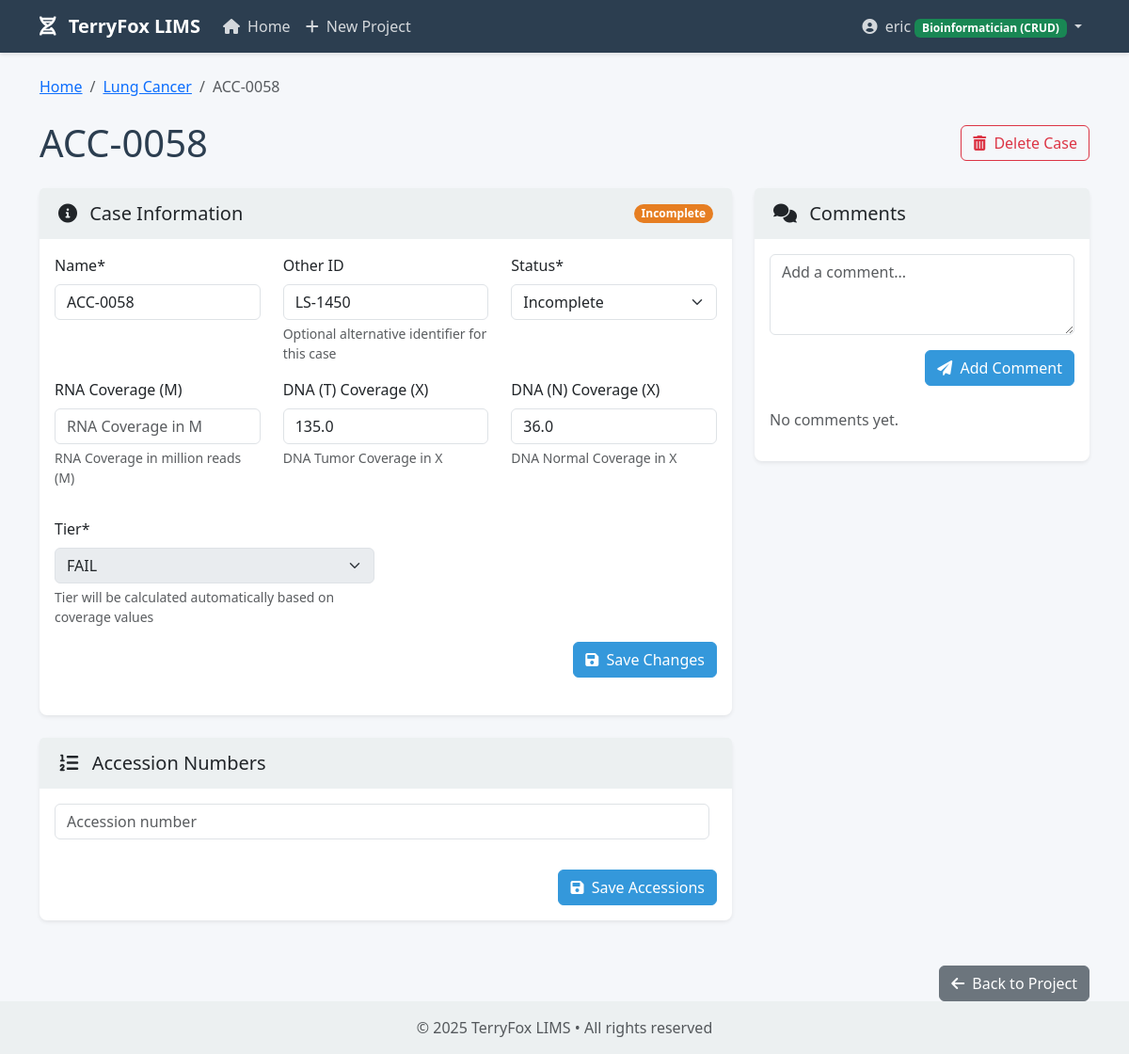
The page /cases/614/ (signed in) on the database its author committed.
### core/models.py (models this page shows, shortened)
class Project(models.Model):
    name = models.CharField(max_length=255)
    description = models.TextField(blank=True)
    project_lead = models.ForeignKey(
        ProjectLead,
        on_delete=models.SET_NULL,
        null=True,
        blank=True,
        related_name='projects',
        verbose_name=_('Project Lead')
    )
    created_at = models.DateTimeField(auto_now_add=True)
    updated_at = models.DateTimeField(auto_now=True)
    created_by = models.ForeignKey(User, on_delete=models.CASCADE, related_name='created_projects')

class Case(models.Model):
    STATUS_CREATED = 'created'
    STATUS_RECEIVED = 'received'
    STATUS_INCOMPLETE = 'incomplete'
    STATUS_UNKNOWN = 'unknown'
    STATUS_LIBRARY_PREPPED = 'library_prepped'
    STATUS_SEQUENCED = 'sequenced'
    STATUS_TRANSFERRED = 'transferred_to_nfl'
    STATUS_BIOINFO = 'bioinfo_analysis'
    STATUS_COMPLETED = 'completed'
    STATUS_CHOICES = [
        (STATUS_CREATED, _('Created')),
        (STATUS_RECEIVED, _('Received')),
        (STATUS_INCOMPLETE, _('Incomplete')),
        (STATUS_UNKNOWN, _('Unknown')),
        (STATUS_LIBRARY_PREPPED, _('Library Prepped')),
        (STATUS_SEQUENCED, _('Sequenced')),
        (STATUS_TRANSFERRED, _('Transferred to NFL')),
        (STATUS_BIOINFO, _('Bioinfo Analysis')),
        (STATUS_COMPLETED, _('Completed')),
    ]
    TIER_A = 'A'
    TIER_B = 'B'
    TIER_FA = 'FAIL'
    TIER_CHOICES = [
        (TIER_A, _('A')),
        (TIER_B, _('B')),
        (TIER_FA, _('FAIL')),
    ]
    project = models.ForeignKey(Project, on_delete=models.CASCADE, related_name='cases')
    name = models.CharField(max_length=255)
    other_id = models.CharField(max_length=255, blank=True, null=True, verbose_name=_('Other ID'))
    status = models.CharField(max_length=50, choices=STATUS_CHOICES, default=STATUS_RECEIVED)
    rna_coverage = models.FloatField(null=True, blank=True, verbose_name=_('RNA Coverage (M)'))
    dna_t_coverage = models.FloatField(null=True, blank=True, verbose_name=_('DNA (T) Coverage (X)'))
    dna_n_coverage = models.FloatField(null=True, blank=True, verbose_name=_('DNA (N) Coverage (X)'))
    tier = models.CharField(max_length=4, choices=TIER_CHOICES, default=TIER_A)
    created_at = models.DateTimeField(auto_now_add=True)
    updated_at = models.DateTimeField(auto_now=True)

### core/views.py (the view, shortened to what this page needs)
# urls.py: path('cases/<int:case_id>/', views.case_detail, name='case_detail'),
@login_required
def case_detail(request, case_id):
    case = get_object_or_404(Case, id=case_id)
    comments = case.comments.all().order_by('-created_at')
    accessions = case.accessions.all()
    can_edit = request.user.groups.filter(name='Bioinformatician').exists() or request.user.is_superuser
    comment_form = None
    case_form = None
    accession_formset = None
    if can_edit:
        if comment_form is None:
            comment_form = CommentForm()
        if case_form is None:
            case_form = CaseForm(instance=case)
        if accession_formset is None:
            accession_formset = AccessionFormSet(instance=case)
    return render(request, 'core/case_detail.html', {
        'case': case,
        'project': case.project,
        'comments': comments,
        'accessions': accessions,
        'can_edit': can_edit,
        'comment_form': comment_form,
        'case_form': case_form,
        'accession_formset': accession_formset,
    })

### core/forms.py
class CommentForm(forms.ModelForm):
    class Meta:
        model = Comment
        fields = ['text']
        widgets = {
            'text': forms.Textarea(attrs={'class': 'form-control', 'rows': 3, 'placeholder': _('Add a comment...')}),
        }
        labels = {
            'text': '',
        }

### templates/core/case_detail.html (shortened to what this page needs)
{% extends 'base.html' %}
{% load crispy_forms_tags %}
{% block content %}
<nav aria-label="breadcrumb" class="mb-4">
    <ol class="breadcrumb">
        <li class="breadcrumb-item"><a href="{% url 'home' %}">Home</a></li>
        <li class="breadcrumb-item"><a href="{% url 'project_detail' project_id=project.id %}">{{ project.name }}</a></li>
        <li class="breadcrumb-item active">{{ case.name }}</li>
    </ol>
</nav>
<div class="d-flex justify-content-between align-items-center mb-4">
    <h1 class="mb-0">{{ case.name }}</h1>
    <div>
        {% if can_edit %}
        <a href="{% url 'case_delete' case_id=case.id %}" class="btn btn-outline-danger">
            <i class="fas fa-trash-alt me-1"></i> Delete Case
        </a>
        {% endif %}
    </div>
</div>
<div class="row">
    <div class="col-lg-8 mb-4">
        <div class="card shadow-sm mb-4">
            <div class="card-header">
                <div class="d-flex justify-content-between align-items-center">
                    <h5 class="mb-0"><i class="fas fa-info-circle me-2"></i> Case Information</h5>
                    <span class="badge badge-{{ case.status }} rounded-pill">{{ case.get_status_display }}</span>
                </div>
            </div>
            <div class="card-body">
                {% if can_edit %}
                <form method="post" class="mb-4">
                    <div class="row">
                        <div class="col-md-4">
                            {{ case_form.name|as_crispy_field }}
                        </div>
                        <div class="col-md-4">
                            {{ case_form.other_id|as_crispy_field }}
                        </div>
                        <div class="col-md-4">
                            {{ case_form.status|as_crispy_field }}
                        </div>
                    </div>
                    <div class="row mb-3">
                        <div class="col-md-4">
                            {{ case_form.rna_coverage|as_crispy_field }}
                        </div>
                        <div class="col-md-4">
                            {{ case_form.dna_t_coverage|as_crispy_field }}
                        </div>
                        <div class="col-md-4">
                            {{ case_form.dna_n_coverage|as_crispy_field }}
                        </div>
                    </div>
                    <div class="row">
                        <div class="col-md-6">
                            {{ case_form.tier|as_crispy_field }}
                        </div>
                    </div>
                    <div class="text-end">
                        <button type="submit" class="btn btn-primary">
                            <i class="fas fa-save me-1"></i> Save Changes
                        </button>
                    </div>
                </form>
                {% endif %}
            </div>
        </div>
        <div class="card shadow-sm mb-4">
            <div class="card-header">
                <h5 class="mb-0"><i class="fas fa-list-ol me-2"></i> Accession Numbers</h5>
            </div>
            <div class="card-body">
                {% if can_edit %}
                <form method="post">
                    <div id="accession-forms">
                        {% for form in accession_formset %}
                            <div class="accession-form mb-2 {% if form.instance.pk %}border-start border-primary ps-2{% endif %}">
                                <div class="d-flex">
                                    <div class="flex-grow-1">
                                        {{ form.accession_number|as_crispy_field }}
                                    </div>
                                </div>
                            </div>
                        {% endfor %}
                    </div>
                    <div class="text-end mt-3">
                        <button type="submit" class="btn btn-primary">
                            <i class="fas fa-save me-1"></i> Save Accessions
                        </button>
                    </div>
                </form>
                {% endif %}
            </div>
        </div>
    </div>
    <div class="col-lg-4 mb-4">
        <div class="card shadow-sm mb-4">
            <div class="card-header">
                <h5 class="mb-0"><i class="fas fa-comments me-2"></i> Comments</h5>
            </div>
            <div class="card-body">
                {% if can_edit %}
                <form method="post" class="mb-4">
                    {{ comment_form|crispy }}
                    <div class="text-end">
                        <button type="submit" class="btn btn-primary">
                            <i class="fas fa-paper-plane me-1"></i> Add Comment
                        </button>
                    </div>
                </form>
                {% endif %}
                <div class="comments-container">
                    {% if comments %}
                        {% for comment in comments %}
                        <div class="comment mb-3">
                            <div class="comment-header">
                                <span>{{ comment.user.get_full_name|default:comment.user.username }}</span>
                                <span class="comment-time">{{ comment.created_at|date:"M d, Y H:i" }}</span>
                            </div>
                            <div class="comment-body">
                                {{ comment.text|linebreaks }}
                            </div>
                        </div>
                        {% endfor %}
                    {% else %}
                        <p class="text-muted">No comments yet.</p>
                    {% endif %}
                </div>
            </div>
        </div>
    </div>
</div>
<div class="text-end">
    <a href="{% url 'project_detail' project_id=project.id %}" class="btn btn-secondary">
        <i class="fas fa-arrow-left me-1"></i> Back to Project
    </a>
</div>
{% endblock %}

### templates/base.html (shortened to what this page needs)
<!DOCTYPE html>
<html lang="en">
<head>
    <link href="https://cdn.jsdelivr.net/npm/bootstrap@5.3.0/dist/css/bootstrap.min.css" rel="stylesheet">
    <link rel="stylesheet" href="https://cdnjs.cloudflare.com/ajax/libs/font-awesome/6.0.0/css/all.min.css">
</head>
<body>
    <nav class="navbar navbar-expand-lg navbar-dark bg-dark mb-4">
        <div class="container">
            <a class="navbar-brand" href="{% url 'home' %}">
                <i class="fas fa-dna me-2"></i> TerryFox LIMS
            </a>
            <div class="collapse navbar-collapse" id="navbarNav">
                <ul class="navbar-nav me-auto">
                    <li class="nav-item">
                        <a class="nav-link" href="{% url 'home' %}">
                            <i class="fas fa-home me-1"></i> Home
                        </a>
                    </li>
                    {% if user.is_superuser or user.groups.all.0.name == 'Bioinformatician' %}
                    <li class="nav-item">
                        <a class="nav-link" href="{% url 'project_create' %}">
                            <i class="fas fa-plus me-1"></i> New Project
                        </a>
                    </li>
                    {% endif %}
                </ul>
                <ul class="navbar-nav">
                    {% if user.is_authenticated %}
                    <li class="nav-item dropdown">
                        <a class="nav-link dropdown-toggle" href="#" id="userDropdown" role="button" data-bs-toggle="dropdown">
                            <i class="fas fa-user-circle me-1"></i> {{ user.username }}
                            {% if user.is_superuser %}
                                <span class="badge bg-danger">Admin</span>
                            {% elif user.groups.all.0.name == 'PI' %}
                                <span class="badge bg-primary">PI (View Only)</span>
                            {% elif user.groups.all.0.name == 'Bioinformatician' %}
                                <span class="badge bg-success">Bioinformatician (CRUD)</span>
                            {% endif %}
                        </a>
                    </li>
                    {% else %}
                    <li class="nav-item">
                        <a class="nav-link" href="{% url 'login' %}">
                            <i class="fas fa-sign-in-alt me-1"></i> Login
                        </a>
                    </li>
                    {% endif %}
                </ul>
            </div>
        </div>
    </nav>
    <div class="container">
        {% block content %}{% endblock %}
    </div>
    <footer class="footer mt-auto py-3">
        <div class="container text-center">
            <span class="text-muted">© {% now "Y" %} TerryFox LIMS • All rights reserved</span>
        </div>
    </footer>
</body>
</html>

### templates/base.html (style rules this page uses)
:root { --primary-color: #2c3e50; --secondary-color: #3498db; --accent-color: #e74c3c; --light-color: #ecf0f1; --dark-color: #2c3e50; }
body { font-family: 'Segoe UI', Tahoma, Geneva, Verdana, sans-serif; background-color: #f5f7fa; color: var(--dark-color); }
.navbar { background-color: var(--primary-color) !important; box-shadow: 0 2px 4px rgba(0, 0, 0, 0.1); }
.navbar-brand { font-weight: bold; color: white !important; }
.nav-link { color: rgba(255, 255, 255, 0.8) !important; transition: color 0.3s; }
.card { border: none; border-radius: 8px; box-shadow: 0 4px 8px rgba(0, 0, 0, 0.1); transition: transform 0.3s, box-shadow 0.3s; margin-bottom: 20px; }
.card-header { background-color: var(--light-color); border-bottom: none; font-weight: bold; padding: 15px 20px; }
.btn-primary { background-color: var(--secondary-color); border-color: var(--secondary-color); }
.footer { background-color: var(--light-color); padding: 20px 0; margin-top: 40px; }
.badge-incomplete { background-color: #e67e22; color: white; }

### rows shown on the page
Project: name "Lung Cancer"
Case: name "ACC-0058", status "Incomplete", other_id "LS-1450", dna_t_coverage "135.0", dna_n_coverage "36.0", tier "FAIL"

### other values the page prints
{{ user.username }} "eric"
